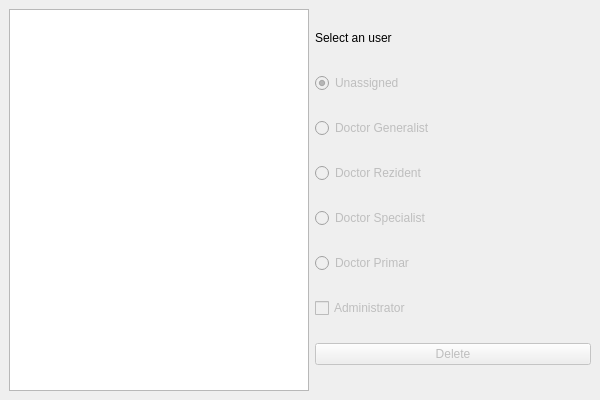
<?xml version="1.0" encoding="UTF-8"?>
<ui version="4.0">
 <class>AdminMainWindow</class>
 <widget class="QMainWindow" name="AdminMainWindow">
  <property name="geometry">
   <rect>
    <x>0</x>
    <y>0</y>
    <width>600</width>
    <height>400</height>
   </rect>
  </property>
  <property name="minimumSize">
   <size>
    <width>600</width>
    <height>400</height>
   </size>
  </property>
  <property name="maximumSize">
   <size>
    <width>600</width>
    <height>400</height>
   </size>
  </property>
  <property name="windowTitle">
   <string>Administration</string>
  </property>
  <widget class="QWidget" name="centralwidget">
   <layout class="QHBoxLayout" name="horizontalLayout">
    <item>
     <widget class="QListView" name="listView">
      <property name="maximumSize">
       <size>
        <width>300</width>
        <height>16777215</height>
       </size>
      </property>
     </widget>
    </item>
    <item>
     <layout class="QVBoxLayout" name="verticalLayout">
      <item>
       <widget class="QLabel" name="label">
        <property name="maximumSize">
         <size>
          <width>16777215</width>
          <height>20</height>
         </size>
        </property>
        <property name="text">
         <string>Select an user</string>
        </property>
       </widget>
      </item>
      <item>
       <widget class="QRadioButton" name="unassignedRadioButton">
        <property name="enabled">
         <bool>false</bool>
        </property>
        <property name="text">
         <string>Unassigned</string>
        </property>
        <property name="checked">
         <bool>true</bool>
        </property>
       </widget>
      </item>
      <item>
       <widget class="QRadioButton" name="generalistRadioButton">
        <property name="enabled">
         <bool>false</bool>
        </property>
        <property name="text">
         <string>Doctor Generalist</string>
        </property>
       </widget>
      </item>
      <item>
       <widget class="QRadioButton" name="rezidentRadioButton">
        <property name="enabled">
         <bool>false</bool>
        </property>
        <property name="text">
         <string>Doctor Rezident</string>
        </property>
       </widget>
      </item>
      <item>
       <widget class="QRadioButton" name="specialistRadioButton">
        <property name="enabled">
         <bool>false</bool>
        </property>
        <property name="text">
         <string>Doctor Specialist</string>
        </property>
       </widget>
      </item>
      <item>
       <widget class="QRadioButton" name="primarRadioButton">
        <property name="enabled">
         <bool>false</bool>
        </property>
        <property name="text">
         <string>Doctor Primar</string>
        </property>
       </widget>
      </item>
      <item>
       <widget class="QCheckBox" name="adminCheckBox">
        <property name="enabled">
         <bool>false</bool>
        </property>
        <property name="text">
         <string>Administrator</string>
        </property>
       </widget>
      </item>
      <item>
       <widget class="QPushButton" name="deleteButton">
        <property name="enabled">
         <bool>false</bool>
        </property>
        <property name="text">
         <string>Delete</string>
        </property>
       </widget>
      </item>
     </layout>
    </item>
   </layout>
  </widget>
 </widget>
 <resources/>
 <connections/>
</ui>
